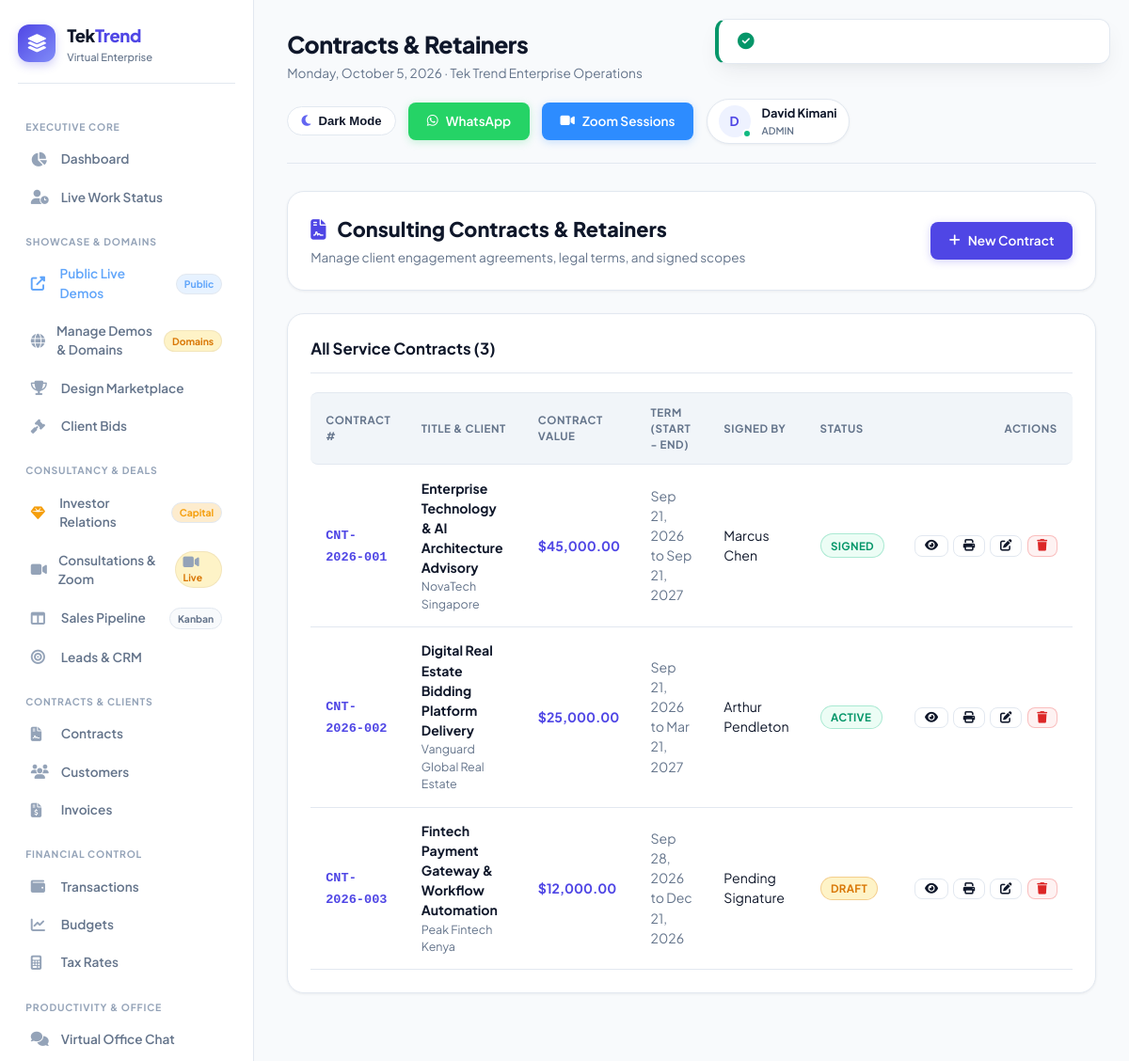
Screenshot of /public/contracts (signed in) with the database file from the repository.
### tables this page shows
CREATE TABLE IF NOT EXISTS `contracts` (
    `id` INT UNSIGNED NOT NULL AUTO_INCREMENT,
    `contract_number` VARCHAR(50) NOT NULL,
    `title` VARCHAR(200) NOT NULL,
    `customer_id` INT UNSIGNED DEFAULT NULL,
    `lead_id` INT UNSIGNED DEFAULT NULL,
    `value` DECIMAL(12,2) DEFAULT 0.00,
    `start_date` DATE NOT NULL,
    `end_date` DATE DEFAULT NULL,
    `terms` LONGTEXT,
    `status` ENUM('draft','sent','signed','active','completed','cancelled') DEFAULT 'draft',
    `signed_at` DATETIME DEFAULT NULL,
    `signed_by_name` VARCHAR(100) DEFAULT NULL,
    `created_by` INT UNSIGNED DEFAULT NULL,
    `created_at` TIMESTAMP DEFAULT CURRENT_TIMESTAMP,
    `updated_at` TIMESTAMP DEFAULT CURRENT_TIMESTAMP ON UPDATE CURRENT_TIMESTAMP,
    PRIMARY KEY (`id`),
    UNIQUE KEY `contract_number` (`contract_number`),
    KEY `customer_id` (`customer_id`),
    KEY `status` (`status`)
);

CREATE TABLE `customers` (
    `id` INT UNSIGNED NOT NULL AUTO_INCREMENT,
    `first_name` VARCHAR(50) NOT NULL,
    `last_name` VARCHAR(50) NOT NULL,
    `email` VARCHAR(100) DEFAULT NULL,
    `phone` VARCHAR(20) DEFAULT NULL,
    `company` VARCHAR(100) DEFAULT NULL,
    `address` TEXT,
    `city` VARCHAR(100) DEFAULT NULL,
    `state` VARCHAR(100) DEFAULT NULL,
    `zip_code` VARCHAR(20) DEFAULT NULL,
    `country` VARCHAR(100) DEFAULT NULL,
    `tax_id` VARCHAR(50) DEFAULT NULL,
    `notes` TEXT,
    `status` ENUM('active','inactive') DEFAULT 'active',
    `created_at` TIMESTAMP DEFAULT CURRENT_TIMESTAMP,
    `updated_at` TIMESTAMP DEFAULT CURRENT_TIMESTAMP ON UPDATE CURRENT_TIMESTAMP,
    PRIMARY KEY (`id`),
    KEY `email` (`email`),
    KEY `company` (`company`)
);

### app/views/contracts/index.php (the view, shortened to what the rows shown need)
<div class="card mb-4">
    <div style="display: flex; justify-content: space-between; align-items: center; flex-wrap: wrap; gap: 1rem;">
        <div>
            <h2 style="font-size: 1.35rem; font-weight: 800; color: var(--text-main); margin-bottom: 0.25rem;">
                <i class="fas fa-file-contract" style="color: var(--primary); margin-right: 0.5rem;"></i> Consulting Contracts & Retainers
            </h2>
            <p style="color: var(--text-muted); font-size: 0.85rem;">Manage client engagement agreements, legal terms, and signed scopes</p>
        </div>
        <a href="<?= eurl('/contracts/create') ?>" class="btn btn-primary">
            <i class="fas fa-plus"></i> New Contract
        </a>
    </div>
</div>
<div class="card">
    <div class="card-header">
        <h3 class="card-title">All Service Contracts (<?= count($contracts) ?>)</h3>
    </div>
    <div class="table-responsive">
        <table class="table">
            <thead>
                <tr>
                    <th>Contract #</th>
                    <th>Title & Client</th>
                    <th>Contract Value</th>
                    <th>Term (Start - End)</th>
                    <th>Signed By</th>
                    <th>Status</th>
                    <th style="text-align: right;">Actions</th>
                </tr>
            </thead>
            <tbody>
                <?php if (empty($contracts)): ?>
                    <tr>
                        <td colspan="7" style="text-align: center; padding: 2.5rem; color: var(--text-muted);">
                            <i class="fas fa-file-alt" style="font-size: 2rem; display: block; margin-bottom: 0.5rem; opacity: 0.4;"></i>
                            No contracts found.
                        </td>
                    </tr>
                <?php else: ?>
                    <?php foreach ($contracts as $c): ?>
                        <tr>
                            <td><strong style="font-family: monospace; font-size: 0.85rem; color: var(--primary);"><?= sanitize($c['contract_number']) ?></strong></td>
                            <td>
                                <div><strong style="color: var(--text-main);"><?= sanitize($c['title']) ?></strong></div>
                                <div style="font-size: 0.78rem; color: var(--text-muted);"><?= sanitize($c['customer_company'] ?? ($c['customer_first'] . ' ' . $c['customer_last'])) ?></div>
                            </td>
                            <td><strong style="color: var(--primary);">$<?= number_format($c['value'], 2) ?></strong></td>
                            <td style="color: var(--text-muted);">
                                <?= formatDate($c['start_date']) ?>
                                <?php if (!empty($c['end_date'])): ?>
                                    to <?= formatDate($c['end_date']) ?>
                                <?php endif; ?>
                            </td>
                            <td><span style="color: var(--text-main);"><?= sanitize($c['signed_by_name'] ?? 'Pending Signature') ?></span></td>
                            <td><span class="badge <?= sanitize($c['status']) ?>"><?= ucfirst(sanitize($c['status'])) ?></span></td>
                            <td style="text-align: right; white-space: nowrap;">
                                <div style="display: inline-flex; gap: 0.35rem;">
                                    <a href="<?= eurl('/contracts/' . $c['id']) ?>" class="btn btn-outline" style="padding: 0.25rem 0.6rem; font-size: 0.78rem;" title="View"><i class="fas fa-eye"></i></a>
                                    <a href="<?= eurl('/contracts/' . $c['id'] . '/print') ?>" target="_blank" class="btn btn-outline" style="padding: 0.25rem 0.6rem; font-size: 0.78rem;" title="Print Agreement"><i class="fas fa-print"></i></a>
                                    <a href="<?= eurl('/contracts/' . $c['id'] . '/edit') ?>" class="btn btn-outline" style="padding: 0.25rem 0.6rem; font-size: 0.78rem;" title="Edit"><i class="fas fa-edit"></i></a>
                                    <a href="<?= eurl('/contracts/' . $c['id'] . '/delete') ?>" onclick="return confirm('Delete this contract?')" class="btn btn-danger" style="padding: 0.25rem 0.6rem; font-size: 0.78rem;" title="Delete"><i class="fas fa-trash"></i></a>
                                </div>
                            </td>
                        </tr>
                    <?php endforeach; ?>
                <?php endif; ?>
            </tbody>
        </table>
    </div>
</div>

### app/core/Router.php (shortened to what the rows shown need)
<?php
class Router {
    private $routes = [];
    private function addRoute($method, $path, $handler, $middleware = []) {
        $this->routes[] = [
            'method'      => $method,
            'path'        => $path,
            'handler'     => $handler,
            'middleware'  => $middleware
        ];
    }
    public function dispatch() {
        $method = $_SERVER['REQUEST_METHOD'];
        $requestPath = parse_url($_SERVER['REQUEST_URI'], PHP_URL_PATH);
        $basePath = rtrim(str_replace(basename($_SERVER['SCRIPT_NAME']), '', $_SERVER['SCRIPT_NAME']), '/');
        if ($basePath && strpos($requestPath, $basePath) === 0) {
            $requestPath = substr($requestPath, strlen($basePath));
        }
        $requestPath = '/' . ltrim($requestPath, '/');
        foreach ($this->routes as $route) {
            if ($route['method'] !== 'ANY' && $route['method'] !== $method) {
                continue;
            }
            $pattern = preg_replace('#\{[^}]+\}#', '([^/]+)', $route['path']);
            $pattern = '#^' . $pattern . '$#';
            if (preg_match($pattern, $requestPath, $matches)) {
                $params = [];
                $this->executeHandler($route['handler'], $params);
                return;
            }
        }
    }
    private function executeHandler($handler, $params = []) {
        if (is_string($handler)) {
            $parts = explode('@', $handler);
            if (count($parts) === 2) {
                $controllerName = $parts[0];
                $methodName = $parts[1];
                if (class_exists($controllerName)) {
                    $controller = new $controllerName();
                    if (method_exists($controller, $methodName)) {
                        call_user_func_array([$controller, $methodName], $params);
                        return;
                    }
                }
            }
        }
    }
}

### rows the page displays
contracts: contract_number "CNT-2026-001", title "Enterprise Technology & AI Architecture Advisory", customer.company "NovaTech Singapore", value "45,000.00", start_date "Sep 21, 2026", end_date "Sep 21, 2027", signed_by_name "Marcus Chen", status "SIGNED"
contracts: contract_number "CNT-2026-002", title "Digital Real Estate Bidding Platform Delivery", customer.company "Vanguard Global Real Estate", value "25,000.00", start_date "Sep 21, 2026", end_date "Mar 21, 2027", signed_by_name "Arthur Pendleton", status "ACTIVE"
contracts: contract_number "CNT-2026-003", title "Fintech Payment Gateway & Workflow Automation", customer.company "Peak Fintech Kenya", value "12,000.00", start_date "Sep 28, 2026", end_date "Dec 21, 2026", signed_by_name "Pending Signature", status "DRAFT"

### other values shown
count($contracts) "3"
